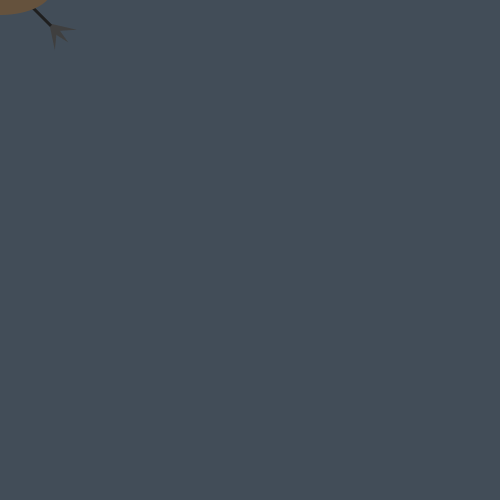
Frame 1 (no input)
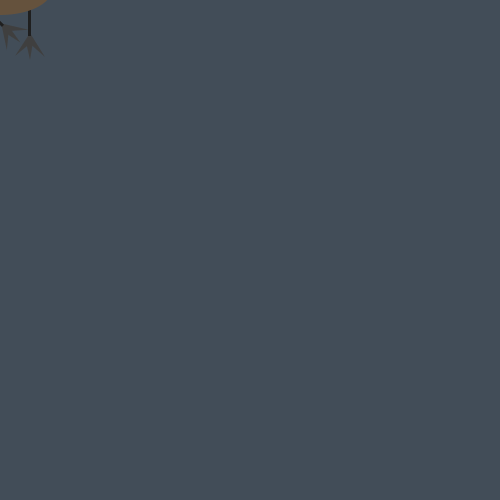
Frame 60 (the mouse pressed at the canvas centre just before this capture)
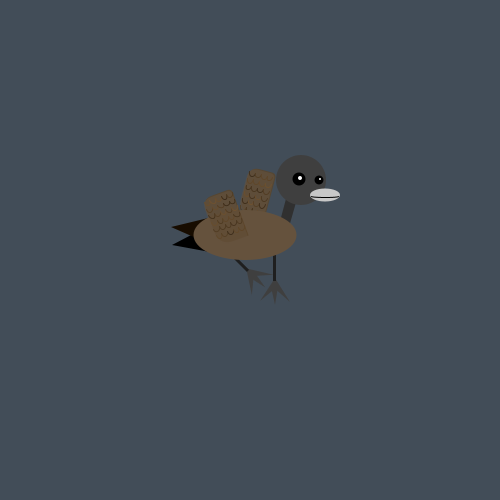
Frame 120 (the mouse held since frame 60 and released just before this capture)

The Processing sketch that drew these frames (run headless with seeded random() and noise(); from frame 60 on, the mouse is pressed at the canvas centre):

// Processing sketch: P7_Nguyen
// ── P7_Nguyen.pde
//float x = 54; // centered at 90
//float y = height-55; // centered at 116
int numHonks = 5;
float[] honkX = new float[numHonks];
float[] honkY = new float[numHonks];
float bodyBrightness = 101;
float smallEyeSize = 9;
float smallPupilSize = 2;
float largeEyeSize = 13;
float largePupilSize = 4;
boolean gooseHonking = false;
int frame = 1;
int numFrames = 16;
float rb = 10;
float rf = -5;
boolean step = false;
boolean reflect = false;
int c = 0;
boolean gooseWaddling = false;
float x = mouseX;
float y = mouseY;
float speed = 7;
float wait = 0;
boolean gooseHonkingStart = false;

void setup() {
  size(500, 500);
}

void draw() {
  background(66, 77, 88);
  drawSprite();
}

void waddle() {
  if (!gooseWaddling) {
    if (x < mouseX) {
      x += speed;
    }
    if (x > mouseX) {
      x -= speed;
    }
    if (y < mouseY) {
      y += speed;
    }
    if (y > mouseY) {
      y -= speed;
    }
    if (x > mouseX - speed/2 && x < mouseX + speed/2) {
      x = mouseX;
    }
    if (y > mouseY - speed/2 && y < mouseY + speed/2) {
      y = mouseY;
    }
  }  
}

void neck() {
  //neck
  fill(48);
  quad(x+34, y-20, x+46, y-65, x+52, y-46, x+42, y-11);  
}

void head() {
  //head
  noStroke();
  fill(63);
  ellipse(x+56, y-65, 50, 50);  
}

void eyes() {
  //eyes
  fill(0);
  ellipse(x+74, y-65, smallEyeSize, smallEyeSize);
  ellipse(x+54, y-66, largeEyeSize, largeEyeSize);
  fill(255);
  ellipse(x+75, y-66, smallPupilSize, smallPupilSize);
  ellipse(x+55, y-67, largePupilSize, largePupilSize);  
}

void backwing() {
  //backwing
  colorMode(HSB);
  rectMode(CENTER);
  pushMatrix();
  translate(x+28, y-6);
  rotate(radians(rb));
  fill(23, 142, 91, 200);
  rect(-27, -41, 27, 46, 10, 5, 0, 20);
  fill(23, 100, 101, 150);
  rect(-28, -40, 27, 46, 10, 5, 0, 20);
  noFill();
  for (int k = -37; k < -15; k += 6) {
    for (int l = -59; l < -21; l += 7) {
      stroke(23, 142, random(60, 110));
      arc(k, l, 6, 8, 0, PI);
    }
  }
  popMatrix();
  colorMode(RGB);
  noStroke();
}

void tailfeathers() {
  //tailfeathers
  fill(0);
  triangle(x-73, y-0, x-29, y-23, x-35, y+7);
  fill(23, 12, 0);
  triangle(x-74, y-18, x-16, y-32, x-49, y-7);
}

void leftfoot() {
  //left foot
  noStroke();
  fill(63);
  pushMatrix();
  translate(x-20, y+5);
  rotate(radians(step ? -45:0));
  triangle(-2, 37, 5, 37, 2, 55);
  triangle(2, 28, 4, 37, -13, 51);
  triangle(2, 28, 0, 37, 17, 52);
  popMatrix();  
}

void rightfoot() {
  //right foot
  fill(63);
  pushMatrix();
  translate(x+28, y+5);
  rotate(radians(step ? 0:-45));
  triangle(-2, 37, 5, 37, 2, 55);
  triangle(2, 28, 4, 37, -13, 51);
  triangle(2, 28, 0, 37, 17, 52);
  popMatrix();
}

void legs() {
  //legs
  fill(31);
  rectMode(CORNER);
  pushMatrix();
  translate(x-20, y+5);
  rotate(radians(step ? -45:0));
  rect(0, 0, 3, 31); // left
  popMatrix();
  pushMatrix();
  translate(x+28, y+5);
  rotate(radians(step ? 0:-45));
  rect(0, 0, 3, 31); // right
  popMatrix();
}

void frontwing() {
  //frontwing
  colorMode(HSB);
  rectMode(CENTER);
  pushMatrix();
  translate(x+25, y+4);
  rotate(radians(rf));
  fill(23, 142, 91, 200);
  rect(-31, -45, 31, 50, 10, 5, 0, 20);
  fill(23, 100, 101, 150);
  rect(-32, -44, 31, 50, 10, 5, 0, 20);
  noFill();
  for (int k = -43; k < -17; k += 6) {
    for (int l = -66; l < -25; l += 7) {
      stroke(23, 142, random(60, 110));
      arc(k, l, 6, 8, 0, PI);
    }
  }
  popMatrix();
  colorMode(RGB);
  noStroke();
}

void body() {
  //body
  colorMode(HSB);
  fill(23, 100, bodyBrightness);
  ellipse(x+0, y-10, 103, 50);
  colorMode(RGB);
}

void beak() {
  //beak
  fill(200);
  if (gooseHonking) {
    pushMatrix();
    translate(x+70, y-50);
    rotate(radians(15));
    arc(15, 0, 30, 13, 0, PI);
    popMatrix();
    pushMatrix();
    translate(x+70, y-50);
    rotate(radians(-15));
    arc(15, 0, 30, 13, PI, TWO_PI);
    popMatrix();
  } else {
    ellipse(x+80, y-50, 30, 13);
    noFill();
    stroke(0);
    arc(x+80, y-49, 27, 2, 0, PI);
    fill(255);
    noStroke();
  }
}

void honking() {
  if (gooseHonkingStart) {
    for (int i = 0; i < numHonks; i++) {
      honkX[i] = random(70, width-70);
      honkY[i] = random(70, height-70);
    }
    gooseHonkingStart = false;
    gooseHonking = true;
  }
  if (gooseHonking) {
    wait--;
    if (wait > 0) {
      for (int j = 0; j < numHonks; j++) {
        pushMatrix();
        fill(255, 0, 0);
        translate(honkX[j]-85, honkY[j]-80);
        rotate(radians(45));
        textSize(70);
        text("HONK!", 0, 0);
        popMatrix();
      }
    } else {
      wait = 30;
      gooseHonking = false;
    }
  }
}

void morewaddling() {
  if (gooseWaddling) {
    x += 5;
    y = step ? y - 2: y + 2;
  }
  if (c < 5) {
    c++;
  } else {
    step = !step;
    frame = frame < numFrames ? frame += 1: 1;
    c = 0;
  }
  //y = step ? height-55:height-60;
  if (frame == 1) {
    rb = 10;
    rf = -5;
  }
  if (frame == 2) {
    rb = 15;
    rf = -10;
  }
  if (frame == 3) {
    rb = 20;
    rf = -15;
  }
  if (frame == 4) {
    rb = 15;
    rf = -20;
  }
  if (frame == 5) {
    rb = 10;
    rf = -15;
  }
  if (frame == 6) {
    rb = 5;
    rf = -10;
  }
  if (frame == 7) {
    rb = 0;
    rf = -5;
  }
  if (frame == 8) {
    rb = -5;
    rf = 0;
  }
  if (frame == 9) {
    rb = -10;
    rf = 5;
  }
  if (frame == 10) {
    rb = -15;
    rf = 10;
  }
  if (frame == 11) {
    rb = -20;
    rf = 15;
  }
  if (frame == 12) {
    rb = -15;
    rf = 20;
  }
  if (frame == 13) {
    rb = -10;
    rf = 15;
  }
  if (frame == 14) {
    rb = -5;
    rf = 10;
  }
  if (frame == 15) {
    rb = 0;
    rf = 5;
  }
  if (frame == 16) {
    rb = 5;
    rf = 0;
  }
}

void drawSprite() {
  waddle();
  neck();
  head();
  eyes();
  backwing();
  tailfeathers();
  leftfoot();
  rightfoot();
  legs();
  body();
  frontwing();
  beak();
  honking();
  morewaddling();
}

void keyPressed() {
  if (key == 'h' || key == 'H') {
    gooseHonkingStart = true;
  }
  if (key == 'w' || key == 'W') {
    gooseWaddling = !gooseWaddling;
  }
}
